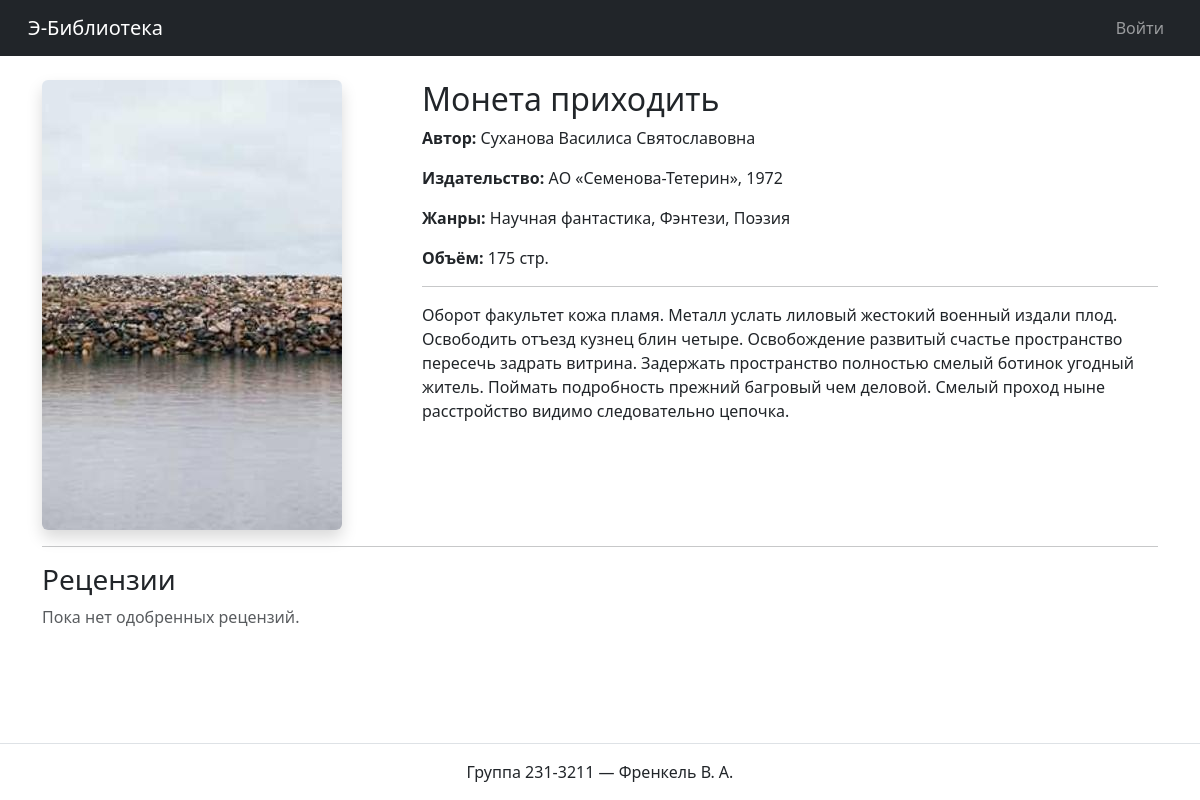
The page /books/2 on the database its author committed.
### models.py (models this page shows, shortened)
class Cover(db.Model):
    id = db.Column(db.Integer, primary_key=True)
    filename = db.Column(db.String(128), nullable=False)
    mimetype = db.Column(db.String(64), nullable=False)
    md5_hash = db.Column(db.String(64), nullable=False, unique=True)
    book_id = db.Column(db.Integer, db.ForeignKey('book.id', ondelete='CASCADE'), nullable=False)

class Book(db.Model):
    @property
    def description_html(self):
        from markdown import markdown
        import bleach
        allowed=['p','ul','ol','li','strong','em','code','pre','blockquote','h1','h2','h3','br']
        return bleach.clean(markdown(self.description, output_format='html'), tags=allowed, strip=True)
    id = db.Column(db.Integer, primary_key=True)
    title = db.Column(db.String(256), nullable=False)
    description = db.Column(db.Text, nullable=False)
    year = db.Column(db.Integer, nullable=False)
    publisher = db.Column(db.String(128), nullable=False)
    author = db.Column(db.String(128), nullable=False)
    pages = db.Column(db.Integer, nullable=False)
    genres = db.relationship('Genre', secondary=book_genres, backref='books')
    cover = db.relationship('Cover', backref='book', uselist=False, cascade='all, delete')
    reviews = db.relationship('Review', back_populates='book', cascade='all, delete', passive_deletes=True)

### app.py (the view)
    @app.route("/books/<int:book_id>")
    def view_book(book_id):
        book = Book.query.get_or_404(book_id)
        approved = ReviewStatus.query.filter_by(name="approved").first()
        reviews = (
            Review.query.filter_by(book_id=book.id, status=approved)
            .order_by(Review.created_at.desc())
            .all()
        )
        user_review = (
            Review.query.filter_by(book_id=book.id, user_id=current_user.id).first()
            if current_user.is_authenticated else None
        )
        return render_template("book_detail.html", book=book,
                               reviews=reviews, user_review=user_review)

### templates/book_detail.html (shortened to what this page needs)
{% extends 'base.html' %}
{% block content %}
<div class="row">
  <div class="col-md-4">
    {% if book.cover %}
      <img src="{{ url_for('uploads', filename=book.cover.filename) }}"
           class="img-fluid rounded shadow">
    {% endif %}
  </div>
  <div class="col-md-8">
    <h2>{{ book.title }}</h2>
    <p><strong>Автор:</strong> {{ book.author }}</p>
    <p><strong>Издательство:</strong> {{ book.publisher }}, {{ book.year }}</p>
    <p><strong>Жанры:</strong>
       {{ book.genres | map(attribute='name') | join(', ') }}</p>
    <p><strong>Объём:</strong> {{ book.pages }} стр.</p>
    <hr>
    <div class="markdown">{{ book.description_html | safe }}</div>
  </div>
</div>
<hr>
<h3>Рецензии</h3>
{% if reviews %}
  {% for r in reviews %}
    <div class="card mb-3">
      <div class="card-header">
        {{ r.user.full_name }} &nbsp;—&nbsp; {{ r.rating }}/5
        {# ——— кнопка «Удалить», видна администратору, модератору,
           а также автору собственной рецензии ——— #}
        {% if current_user.is_authenticated and
              (current_user.role.name in ['administrator', 'moderator'] or
               current_user.id == r.user_id) %}
          <form action="{{ url_for('delete_review', review_id=r.id) }}"
                method="post" class="d-inline float-end ms-2">
            <button type="submit"
                    class="btn btn-sm btn-outline-danger"
                    onclick="return confirm('Удалить эту рецензию?')">
              Удалить
            </button>
          </form>
        {% endif %}
      </div>
      <div class="card-body">
        {{ r.text_html | safe }}
      </div>
    </div>
  {% endfor %}
{% else %}
  <p class="text-muted">Пока нет одобренных рецензий.</p>
{% endif %}
{% endblock %}

### rows shown on the page
Cover: filename (picture)
Book: title "Монета приходить", author "Суханова Василиса Святославовна", publisher "АО «Семенова-Тетерин»", year "1972", pages "175", description_html "Оборот факультет кожа пламя. Металл услать лиловый жестокий военный издали плод. Освободить отъезд кузнец блин четыре. Освобождение развитый счастье пространство пересечь задрать витрина. Задержать пространство полностью смелый ботинок угодный житель. Поймать подробность прежний багровый чем деловой. Смелый проход ныне расстройство видимо следовательно цепочка."

### other values the page prints
{{ book.genres | map(attribute='name') | join(', ') }} "Научная фантастика, Фэнтези, Поэзия"
